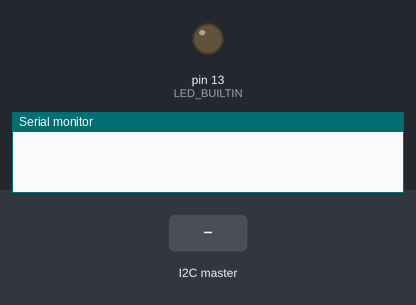
Simulated run of this sketch. Board: Arduino Uno, built with avr-gcc and run on an emulated ATmega328P. Shown: output pins drawn as LEDs (lit = HIGH), the last lines printed to the serial monitor. The test bench sets the inputs (shaded band).

Above: at 1.2 s.
1.3 s: the I2C master sends "H"
At 2.2 s:
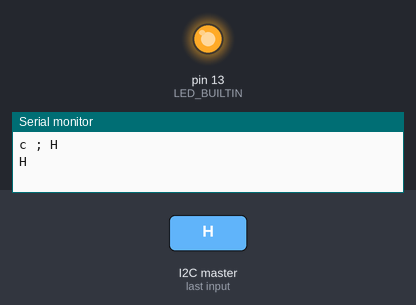
2.8 s: the I2C master sends "L"
At 3.3 s:
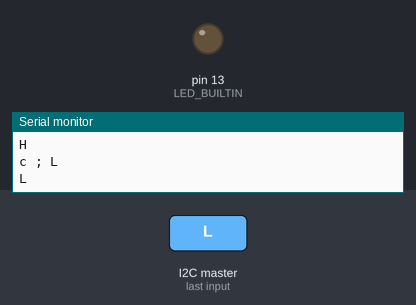
Timing chart, 0 to 5.8 s (numbered marks = the images above; inputs shaded):
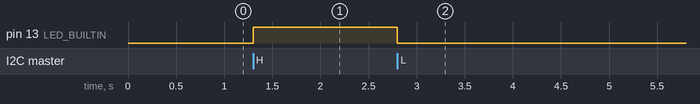

The sketch:

Slave.ino
```cpp
// i2c slave code
// upload code of the slave first
// hook them up seperately to upload code

#include<Wire.h>

void setup(){

  Wire.begin(5);// device # 5
  Wire.onReceive(receiveEvent);
  Serial.begin(9600);
  pinMode(LED_BUILTIN,OUTPUT);
 // digitalWrite(LED_BUILTIN,LOW);
}

void loop(){

}

void receiveEvent(int howMany){

  while(Wire.available()){
    char c = Wire.read();
    Serial.print("c ; ");Serial.println(c);
    if(c == 'H'){
      Serial.println("H");
      digitalWrite(LED_BUILTIN,HIGH);
    }
    else if( c == 'L'){
      digitalWrite(LED_BUILTIN,LOW);
      Serial.println("L");
    }else{
      Serial.println("Invalid command");
    }
  }
}
```

Measured:
- after the input at 1.3 s, pin 13 (LED_BUILTIN): LOW → HIGH at once
- after the input at 2.8 s, pin 13 (LED_BUILTIN): HIGH → LOW at once
